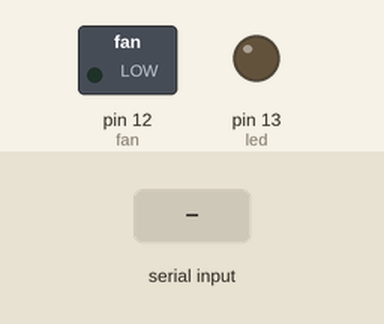
Simulated run of this sketch. Board: Arduino Uno, built with avr-gcc and run on an emulated ATmega328P. Parts: switched loads named in the sketch (green lamp = pin HIGH), output pins drawn as LEDs (lit = HIGH). The test bench sets the inputs (shaded band).

Above: at 1.2 s.
1.3 s: "o" received over Serial
At 1.8 s:
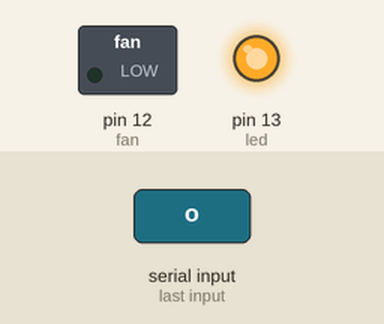
2.8 s: "O" received over Serial
At 4.0 s:
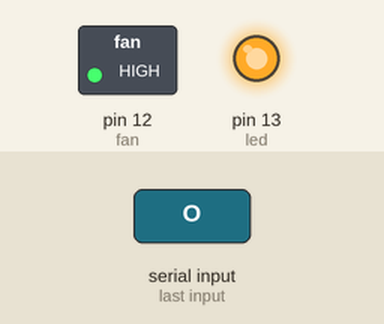
4.3 s: "f" received over Serial
At 5.3 s:
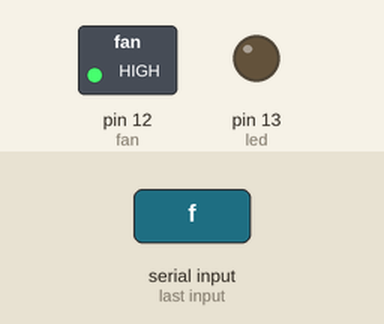
5.8 s: "F" received over Serial
At 6.4 s:
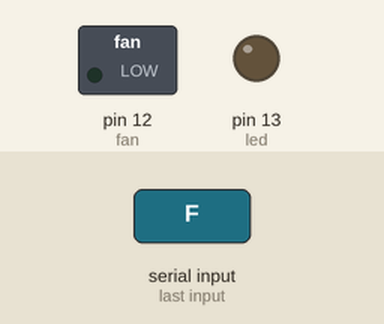
Timing chart, 0 to 8.3 s (numbered marks = the images above; inputs shaded):
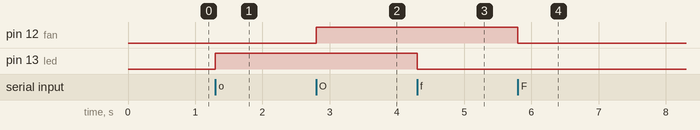

Measured:
- after the input at 1.3 s, pin 13 (led): LOW → HIGH at once
- after the input at 2.8 s, pin 12 (fan): LOW → HIGH at once
- after the input at 4.3 s, pin 13 (led): HIGH → LOW at once
- after the input at 5.8 s, pin 12 (fan): HIGH → LOW at once

The sketch:

Khoj_2k17_Smart_home_Working.ino
```cpp
//This is a working program for smart home system.
//This is for khoj 2k17.
//This program allows the user to switch on ONE led using the smartphone.


int led = 13;
int fan = 12;

char receive;

void setup()
{
  Serial.begin(9600);
  pinMode(led, OUTPUT);
  pinMode(fan, OUTPUT);
}

void loop()
{
    if (Serial.available() > 0)
  {
    receive = Serial.read();
  }
  {
    if (receive == 'o')
    {
      digitalWrite(led, HIGH);
    }
    if (receive == 'f')
    {
      digitalWrite(led, LOW);
    }

    if(receive == 'O')
    {
      digitalWrite(fan, HIGH);
    }
    if(receive == 'F')
    {
      digitalWrite(fan, LOW);
    }
  }

}
```
